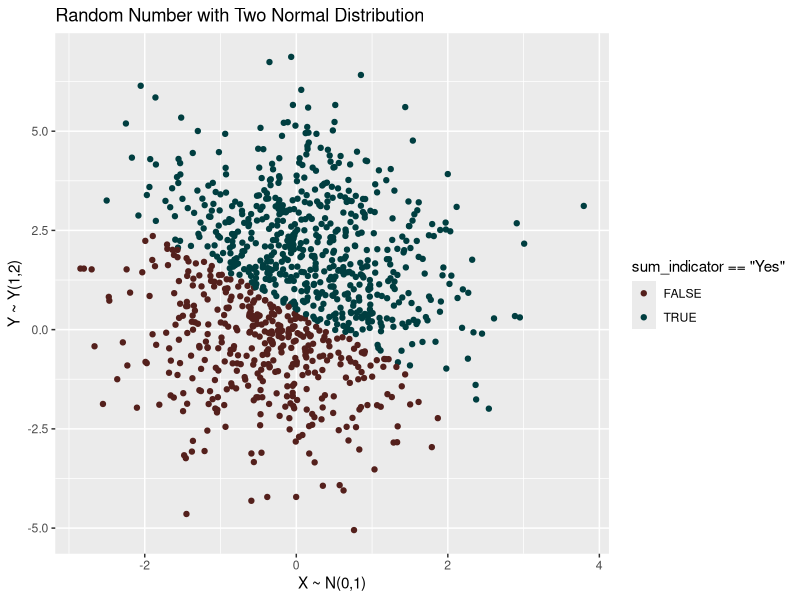

Write the R code that produced this figure.
## ---- chunk 1
set.seed(7462)
library(tidyverse)
library(forcats)
random_number <- tibble(
  x = rnorm(1000,0,1), 
  y = rnorm(1000,1,2),
  sum_indicator = x+y > 0.5 
)

random_number <- random_number%>%
  mutate(sum_indicator = factor(sum_indicator),
         sum_indicator = fct_recode(sum_indicator,
                                    'Yes' = 'TRUE',
                                    'No' = 'FALSE'),
         sum_indicator = sum_indicator %>% fct_relevel("Yes"))

random_number %>%
  ggplot(aes(y=y, x=x, col = sum_indicator == "Yes"))+geom_point() +
  xlab("X ~ N(0,1)")+
  ylab("Y ~ Y(1,2)")+
  ggtitle('Random Number with Two Normal Distribution')+
  scale_color_hue(l=20, c=35)+
  labs(fill = "x_y > 0.5")
  


